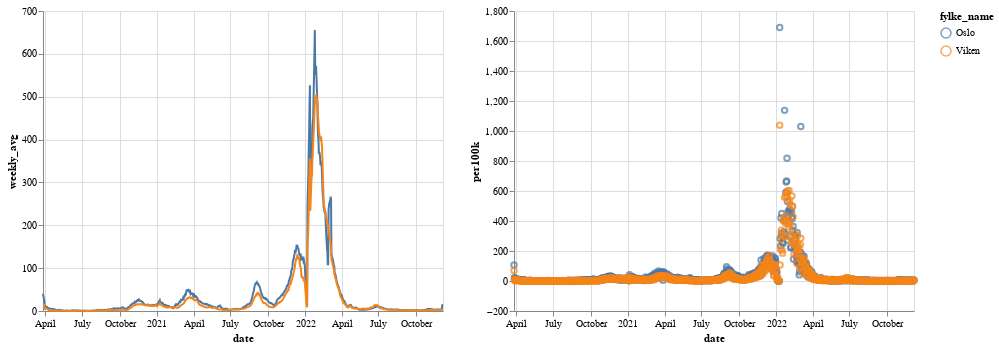

Notebook code for this chart:
### Code cell
weekly | daily

### Figure 1 — Vega-Lite specification as saved in the notebook (floating-point values rounded to 4 significant figures; data arrays with more than 128 entries replaced by an {"elided": "..."} marker saying what was removed)
{"config": {"view": {"continuousWidth": 400, "continuousHeight": 300}}, "hconcat": [{"mark": "line", "encoding": {"color": {"field": "fylke_name", "type": "nominal"}, "tooltip": [{"field": "fylke_name", "type": "nominal"}, {"field": "population", "type": "quantitative"}, {"field": "per100k", "type": "quantitative"}, {"field": "cases", "type": "quantitative"}, {"field": "date", "type": "temporal"}], "x": {"field": "date", "type": "temporal"}, "y": {"field": "weekly_avg", "type": "quantitative"}}, "transform": [{"window": [{"op": "mean", "field": "per100k", "as": "weekly_avg"}], "frame": [-3, 3]}]}, {"mark": "point", "encoding": {"color": {"field": "fylke_name", "type": "nominal"}, "tooltip": [{"field": "fylke_name", "type": "nominal"}, {"field": "population", "type": "quantitative"}, {"field": "per100k", "type": "quantitative"}, {"field": "cases", "type": "quantitative"}], "x": {"field": "date", "type": "temporal"}, "y": {"field": "per100k", "type": "quantitative"}}}], "data": {"name": "data-a0cd27ddeffd015da6e0a33ea4e42e50"}, "$schema": "https://vega.github.io/schema/vega-lite/v4.17.0.json", "datasets": {"data-a0cd27ddeffd015da6e0a33ea4e42e50": {"elided": "1970 records"}}}
